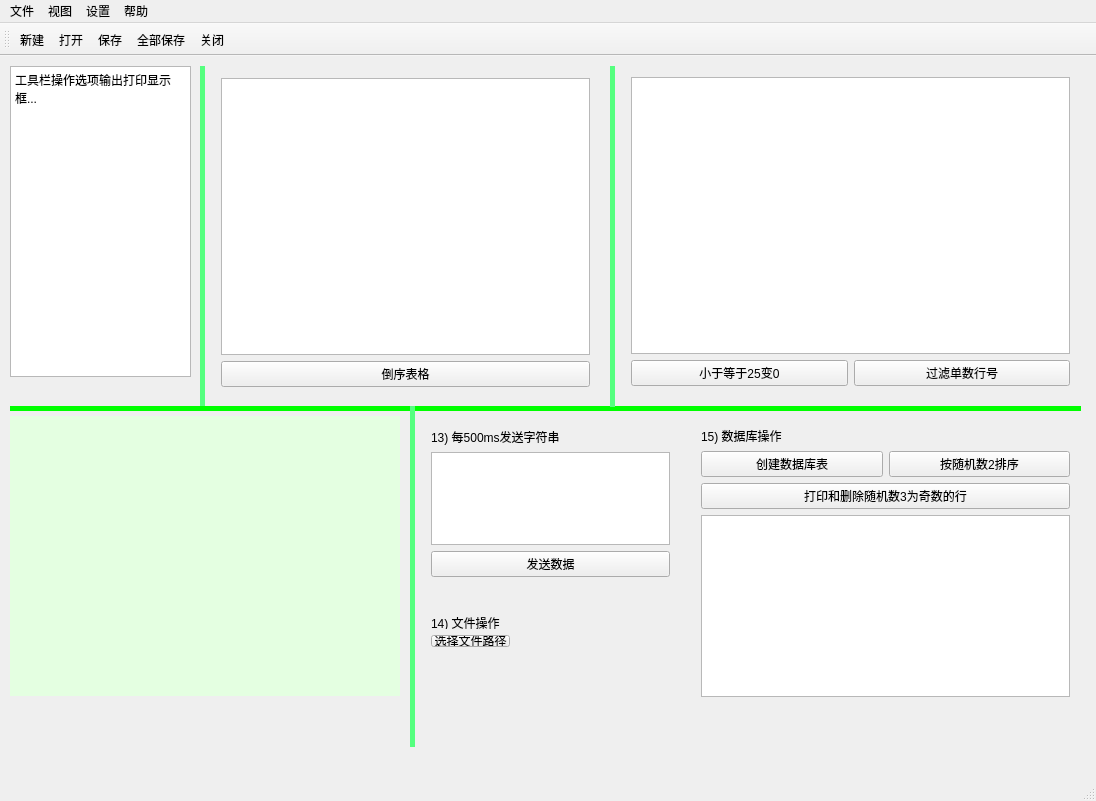
<?xml version="1.0" encoding="UTF-8"?>
<ui version="4.0">
 <class>MainWindow</class>
 <widget class="QMainWindow" name="MainWindow">
  <property name="geometry">
   <rect>
    <x>0</x>
    <y>0</y>
    <width>1096</width>
    <height>801</height>
   </rect>
  </property>
  <property name="minimumSize">
   <size>
    <width>1096</width>
    <height>801</height>
   </size>
  </property>
  <property name="maximumSize">
   <size>
    <width>1096</width>
    <height>901</height>
   </size>
  </property>
  <property name="windowTitle">
   <string>界面程序-(刘士贤)-2023-8-6</string>
  </property>
  <widget class="QWidget" name="centralWidget">
   <widget class="QWidget" name="layoutWidget">
    <property name="geometry">
     <rect>
      <x>210</x>
      <y>11</y>
      <width>391</width>
      <height>331</height>
     </rect>
    </property>
    <layout class="QVBoxLayout" name="verticalLayout">
     <item>
      <widget class="QTableWidget" name="tableWidget"/>
     </item>
     <item>
      <widget class="QPushButton" name="myButton">
       <property name="text">
        <string>倒序表格</string>
       </property>
      </widget>
     </item>
    </layout>
   </widget>
   <widget class="QWidget" name="layoutWidget">
    <property name="geometry">
     <rect>
      <x>620</x>
      <y>10</y>
      <width>461</width>
      <height>331</height>
     </rect>
    </property>
    <layout class="QVBoxLayout" name="verticalLayout_2">
     <item>
      <widget class="QTreeView" name="treeView"/>
     </item>
     <item>
      <layout class="QHBoxLayout" name="horizontalLayout">
       <item>
        <widget class="QPushButton" name="setZeroBtn">
         <property name="text">
          <string>小于等于25变0</string>
         </property>
        </widget>
       </item>
       <item>
        <widget class="QPushButton" name="filterBtn">
         <property name="text">
          <string>过滤单数行号</string>
         </property>
        </widget>
       </item>
      </layout>
     </item>
    </layout>
   </widget>
   <widget class="MyWidget" name="widget" native="true">
    <property name="geometry">
     <rect>
      <x>10</x>
      <y>360</y>
      <width>390</width>
      <height>280</height>
     </rect>
    </property>
    <property name="styleSheet">
     <string notr="true">background-color: rgb(228, 255, 225);</string>
    </property>
   </widget>
   <widget class="QPlainTextEdit" name="myPrintText">
    <property name="geometry">
     <rect>
      <x>10</x>
      <y>10</y>
      <width>181</width>
      <height>311</height>
     </rect>
    </property>
    <property name="styleSheet">
     <string notr="true">font: 10pt &quot;微软雅黑&quot;;</string>
    </property>
    <property name="plainText">
     <string>工具栏操作选项输出打印显示框...</string>
    </property>
    <property name="backgroundVisible">
     <bool>false</bool>
    </property>
   </widget>
   <widget class="QLabel" name="label_4">
    <property name="geometry">
     <rect>
      <x>200</x>
      <y>10</y>
      <width>5</width>
      <height>341</height>
     </rect>
    </property>
    <property name="styleSheet">
     <string notr="true">background-color: rgb(85, 255, 127);</string>
    </property>
    <property name="text">
     <string/>
    </property>
   </widget>
   <widget class="QLabel" name="label_5">
    <property name="geometry">
     <rect>
      <x>10</x>
      <y>350</y>
      <width>1071</width>
      <height>5</height>
     </rect>
    </property>
    <property name="styleSheet">
     <string notr="true">background-color: rgb(0, 255, 0);</string>
    </property>
    <property name="text">
     <string/>
    </property>
   </widget>
   <widget class="QLabel" name="label_6">
    <property name="geometry">
     <rect>
      <x>610</x>
      <y>10</y>
      <width>5</width>
      <height>341</height>
     </rect>
    </property>
    <property name="styleSheet">
     <string notr="true">background-color: rgb(85, 255, 127);</string>
    </property>
    <property name="text">
     <string/>
    </property>
   </widget>
   <widget class="QLabel" name="label_7">
    <property name="geometry">
     <rect>
      <x>410</x>
      <y>350</y>
      <width>5</width>
      <height>341</height>
     </rect>
    </property>
    <property name="styleSheet">
     <string notr="true">background-color: rgb(85, 255, 127);</string>
    </property>
    <property name="text">
     <string/>
    </property>
   </widget>
   <widget class="QWidget" name="layoutWidget">
    <property name="geometry">
     <rect>
      <x>690</x>
      <y>360</y>
      <width>391</width>
      <height>292</height>
     </rect>
    </property>
    <layout class="QVBoxLayout" name="verticalLayout_5">
     <item>
      <layout class="QVBoxLayout" name="verticalLayout_4">
       <item>
        <widget class="QLabel" name="label_3">
         <property name="text">
          <string>15) 数据库操作</string>
         </property>
        </widget>
       </item>
       <item>
        <layout class="QVBoxLayout" name="verticalLayout_3">
         <item>
          <layout class="QHBoxLayout" name="horizontalLayout_3">
           <item>
            <widget class="QPushButton" name="createTableBtn">
             <property name="text">
              <string>创建数据库表</string>
             </property>
            </widget>
           </item>
           <item>
            <widget class="QPushButton" name="sortBtn">
             <property name="text">
              <string>按随机数2排序</string>
             </property>
            </widget>
           </item>
          </layout>
         </item>
         <item>
          <widget class="QPushButton" name="printAndDeleteBtn">
           <property name="text">
            <string>打印和删除随机数3为奇数的行</string>
           </property>
          </widget>
         </item>
        </layout>
       </item>
      </layout>
     </item>
     <item>
      <widget class="QPlainTextEdit" name="dbDataShowArea"/>
     </item>
    </layout>
   </widget>
   <widget class="QWidget" name="layoutWidget">
    <property name="geometry">
     <rect>
      <x>420</x>
      <y>550</y>
      <width>101</width>
      <height>52</height>
     </rect>
    </property>
    <layout class="QVBoxLayout" name="verticalLayout_6">
     <item>
      <widget class="QLabel" name="label_2">
       <property name="text">
        <string>14) 文件操作</string>
       </property>
      </widget>
     </item>
     <item>
      <widget class="QPushButton" name="selectPathBtn">
       <property name="text">
        <string>选择文件路径</string>
       </property>
      </widget>
     </item>
    </layout>
   </widget>
   <widget class="QWidget" name="layoutWidget">
    <property name="geometry">
     <rect>
      <x>420</x>
      <y>361</y>
      <width>261</width>
      <height>171</height>
     </rect>
    </property>
    <layout class="QVBoxLayout" name="verticalLayout_7">
     <item>
      <widget class="QLabel" name="label">
       <property name="text">
        <string>13) 每500ms发送字符串</string>
       </property>
      </widget>
     </item>
     <item>
      <widget class="QPlainTextEdit" name="textShowArea"/>
     </item>
     <item>
      <widget class="QPushButton" name="sendButton">
       <property name="text">
        <string>发送数据</string>
       </property>
      </widget>
     </item>
    </layout>
   </widget>
   <zorder>layoutWidget</zorder>
   <zorder>layoutWidget</zorder>
   <zorder>layoutWidget</zorder>
   <zorder>layoutWidget</zorder>
   <zorder>widget</zorder>
   <zorder>myPrintText</zorder>
   <zorder>layoutWidget</zorder>
   <zorder>label_4</zorder>
   <zorder>label_5</zorder>
   <zorder>label_6</zorder>
   <zorder>label_7</zorder>
  </widget>
  <widget class="QMenuBar" name="menuBar">
   <property name="geometry">
    <rect>
     <x>0</x>
     <y>0</y>
     <width>1096</width>
     <height>26</height>
    </rect>
   </property>
   <widget class="QMenu" name="fileMenu">
    <property name="title">
     <string>文件</string>
    </property>
   </widget>
   <widget class="QMenu" name="viewMenu">
    <property name="title">
     <string>视图</string>
    </property>
    <addaction name="newPage"/>
   </widget>
   <widget class="QMenu" name="settingMenu">
    <property name="title">
     <string>设置</string>
    </property>
   </widget>
   <widget class="QMenu" name="helpMenu">
    <property name="title">
     <string>帮助</string>
    </property>
   </widget>
   <addaction name="fileMenu"/>
   <addaction name="viewMenu"/>
   <addaction name="settingMenu"/>
   <addaction name="helpMenu"/>
  </widget>
  <widget class="QToolBar" name="mainToolBar">
   <attribute name="toolBarArea">
    <enum>TopToolBarArea</enum>
   </attribute>
   <attribute name="toolBarBreak">
    <bool>false</bool>
   </attribute>
   <addaction name="actionNew"/>
   <addaction name="actionOpen"/>
   <addaction name="actionSave"/>
   <addaction name="actionAllSave"/>
   <addaction name="actionClose"/>
  </widget>
  <widget class="QStatusBar" name="statusBar"/>
  <action name="newPage">
   <property name="text">
    <string>打开新页面</string>
   </property>
  </action>
  <action name="actionOpen">
   <property name="icon">
    <iconset resource="res.qrc">
     <normaloff>:/new/prefix1/img/open.png</normaloff>:/new/prefix1/img/open.png</iconset>
   </property>
   <property name="text">
    <string>打开</string>
   </property>
   <property name="toolTip">
    <string>打开</string>
   </property>
  </action>
  <action name="actionAllSave">
   <property name="icon">
    <iconset resource="res.qrc">
     <normaloff>:/new/prefix1/img/saveAll.png</normaloff>:/new/prefix1/img/saveAll.png</iconset>
   </property>
   <property name="text">
    <string>全部保存</string>
   </property>
   <property name="toolTip">
    <string>全部保存</string>
   </property>
  </action>
  <action name="actionClose">
   <property name="icon">
    <iconset resource="res.qrc">
     <normaloff>:/new/prefix1/img/close.png</normaloff>:/new/prefix1/img/close.png</iconset>
   </property>
   <property name="text">
    <string>关闭</string>
   </property>
   <property name="toolTip">
    <string>关闭</string>
   </property>
  </action>
  <action name="actionNew">
   <property name="icon">
    <iconset resource="res.qrc">
     <normaloff>:/new/prefix1/img/new.png</normaloff>:/new/prefix1/img/new.png</iconset>
   </property>
   <property name="text">
    <string>新建</string>
   </property>
   <property name="toolTip">
    <string>新建</string>
   </property>
  </action>
  <action name="actionSave">
   <property name="icon">
    <iconset resource="res.qrc">
     <normaloff>:/new/prefix1/img/save.png</normaloff>:/new/prefix1/img/save.png</iconset>
   </property>
   <property name="text">
    <string>保存</string>
   </property>
   <property name="toolTip">
    <string>保存</string>
   </property>
  </action>
 </widget>
 <layoutdefault spacing="6" margin="11"/>
 <customwidgets>
  <customwidget>
   <class>MyWidget</class>
   <extends>QWidget</extends>
   <header>mywidget.h</header>
   <container>1</container>
  </customwidget>
 </customwidgets>
 <resources>
  <include location="res.qrc"/>
 </resources>
 <connections/>
</ui>
